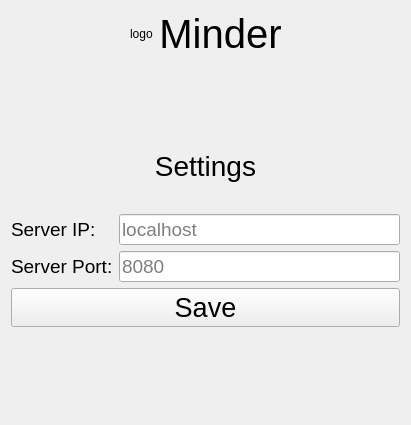
<?xml version="1.0" encoding="UTF-8"?>
<ui version="4.0">
 <class>SettingsWindow</class>
 <widget class="QWidget" name="SettingsWindow">
  <property name="geometry">
   <rect>
    <x>0</x>
    <y>0</y>
    <width>411</width>
    <height>425</height>
   </rect>
  </property>
  <property name="sizePolicy">
   <sizepolicy hsizetype="MinimumExpanding" vsizetype="MinimumExpanding">
    <horstretch>0</horstretch>
    <verstretch>0</verstretch>
   </sizepolicy>
  </property>
  <property name="windowTitle">
   <string>Form</string>
  </property>
  <layout class="QVBoxLayout" name="verticalLayout">
   <item>
    <layout class="QHBoxLayout" name="horizontalLayout">
     <item>
      <spacer name="horizontalSpacer">
       <property name="orientation">
        <enum>Qt::Horizontal</enum>
       </property>
       <property name="sizeHint" stdset="0">
        <size>
         <width>40</width>
         <height>20</height>
        </size>
       </property>
      </spacer>
     </item>
     <item>
      <widget class="QLabel" name="labelMinderLogo">
       <property name="text">
        <string>logo</string>
       </property>
       <property name="scaledContents">
        <bool>true</bool>
       </property>
      </widget>
     </item>
     <item>
      <widget class="QLabel" name="labelMinder">
       <property name="font">
        <font>
         <pointsize>30</pointsize>
        </font>
       </property>
       <property name="text">
        <string>Minder</string>
       </property>
       <property name="alignment">
        <set>Qt::AlignCenter</set>
       </property>
      </widget>
     </item>
     <item>
      <spacer name="horizontalSpacer_2">
       <property name="orientation">
        <enum>Qt::Horizontal</enum>
       </property>
       <property name="sizeHint" stdset="0">
        <size>
         <width>40</width>
         <height>20</height>
        </size>
       </property>
      </spacer>
     </item>
    </layout>
   </item>
   <item>
    <spacer name="verticalSpacer">
     <property name="orientation">
      <enum>Qt::Vertical</enum>
     </property>
     <property name="sizeType">
      <enum>QSizePolicy::MinimumExpanding</enum>
     </property>
     <property name="sizeHint" stdset="0">
      <size>
       <width>20</width>
       <height>30</height>
      </size>
     </property>
    </spacer>
   </item>
   <item>
    <widget class="QLabel" name="labelTitle">
     <property name="font">
      <font>
       <pointsize>21</pointsize>
      </font>
     </property>
     <property name="text">
      <string>Settings</string>
     </property>
     <property name="alignment">
      <set>Qt::AlignCenter</set>
     </property>
     <property name="margin">
      <number>8</number>
     </property>
    </widget>
   </item>
   <item>
    <widget class="QLabel" name="labelErrorMsg">
     <property name="font">
      <font>
       <pointsize>13</pointsize>
       <italic>true</italic>
      </font>
     </property>
     <property name="text">
      <string>&lt;error&gt;</string>
     </property>
     <property name="alignment">
      <set>Qt::AlignCenter</set>
     </property>
     <property name="margin">
      <number>5</number>
     </property>
    </widget>
   </item>
   <item>
    <layout class="QFormLayout" name="formLayout">
     <item row="0" column="0">
      <widget class="QLabel" name="labelServerIP">
       <property name="font">
        <font>
         <pointsize>14</pointsize>
        </font>
       </property>
       <property name="text">
        <string>Server IP:</string>
       </property>
       <property name="margin">
        <number>8</number>
       </property>
      </widget>
     </item>
     <item row="0" column="1">
      <widget class="QLineEdit" name="lineServerIP">
       <property name="font">
        <font>
         <pointsize>14</pointsize>
        </font>
       </property>
       <property name="alignment">
        <set>Qt::AlignLeading|Qt::AlignLeft|Qt::AlignVCenter</set>
       </property>
       <property name="placeholderText">
        <string>localhost</string>
       </property>
      </widget>
     </item>
     <item row="1" column="0">
      <widget class="QLabel" name="labelServerPort">
       <property name="font">
        <font>
         <pointsize>14</pointsize>
        </font>
       </property>
       <property name="text">
        <string>Server Port:</string>
       </property>
       <property name="margin">
        <number>8</number>
       </property>
      </widget>
     </item>
     <item row="1" column="1">
      <widget class="QLineEdit" name="lineServerPort">
       <property name="font">
        <font>
         <pointsize>14</pointsize>
        </font>
       </property>
       <property name="alignment">
        <set>Qt::AlignLeading|Qt::AlignLeft|Qt::AlignVCenter</set>
       </property>
       <property name="placeholderText">
        <string>8080</string>
       </property>
      </widget>
     </item>
    </layout>
   </item>
   <item>
    <widget class="QPushButton" name="btnSave">
     <property name="sizePolicy">
      <sizepolicy hsizetype="Minimum" vsizetype="Fixed">
       <horstretch>0</horstretch>
       <verstretch>0</verstretch>
      </sizepolicy>
     </property>
     <property name="font">
      <font>
       <pointsize>20</pointsize>
      </font>
     </property>
     <property name="cursor">
      <cursorShape>PointingHandCursor</cursorShape>
     </property>
     <property name="contextMenuPolicy">
      <enum>Qt::DefaultContextMenu</enum>
     </property>
     <property name="toolTipDuration">
      <number>-1</number>
     </property>
     <property name="layoutDirection">
      <enum>Qt::LeftToRight</enum>
     </property>
     <property name="autoFillBackground">
      <bool>false</bool>
     </property>
     <property name="text">
      <string>Save</string>
     </property>
     <property name="autoDefault">
      <bool>false</bool>
     </property>
    </widget>
   </item>
   <item>
    <spacer name="verticalSpacer_2">
     <property name="orientation">
      <enum>Qt::Vertical</enum>
     </property>
     <property name="sizeType">
      <enum>QSizePolicy::MinimumExpanding</enum>
     </property>
     <property name="sizeHint" stdset="0">
      <size>
       <width>20</width>
       <height>30</height>
      </size>
     </property>
    </spacer>
   </item>
  </layout>
 </widget>
 <resources/>
 <connections/>
</ui>
